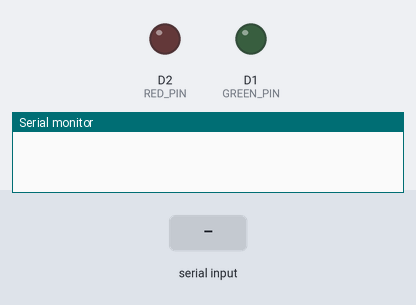
Bench run of a program on a simulated ESP8266 (NodeMCU). Parts: output pins drawn as LEDs (lit = HIGH), the last lines printed to the serial monitor. Dashed ring = blinking. Inputs (shaded band) come from the test bench.

Above: at 1.2 s.
1.3 s: "password_pending\n" received over Serial
At 1.91 s:
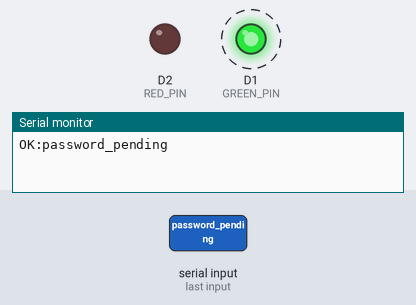
4.3 s: "face_denied\n" received over Serial
At 4.8 s:
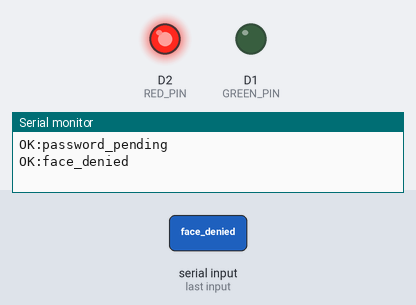
5.8 s: "off\n" received over Serial
At 6.9 s:
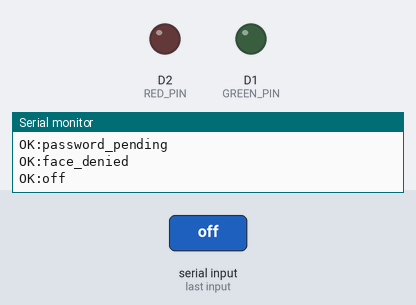
Timing chart, 0 to 8.8 s (numbered marks = the images above; inputs shaded):
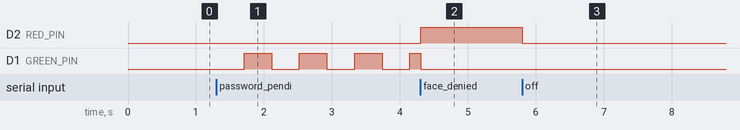

The program:

main.cpp
```cpp
#include <Arduino.h>

constexpr uint8_t RED_PIN = D2;
constexpr uint8_t GREEN_PIN = D1;
constexpr unsigned long BLINK_INTERVAL_MS = 400;
constexpr unsigned long CHALLENGE_TIMEOUT_MS = 120000;

String ledState = "off";
unsigned long stateStartedAt = 0;
unsigned long lastBlinkAt = 0;
bool blinkOn = false;
uint8_t redPulses = 0;
char serialLine[32];
size_t serialLineLength = 0;
bool serialLineOverflow = false;

void setLed(bool red, bool green) {
  digitalWrite(RED_PIN, red ? HIGH : LOW);
  digitalWrite(GREEN_PIN, green ? HIGH : LOW);
}

void applyState(const String& nextState) {
  ledState = nextState;
  stateStartedAt = millis();
  lastBlinkAt = stateStartedAt;
  blinkOn = false;
  redPulses = 0;

  if (ledState == "off" || ledState == "password_pending") {
    setLed(false, false);
  } else if (ledState == "face_denied") {
    setLed(true, false);
  } else if (ledState == "granted") {
    setLed(false, true);
  }
}

bool isValidState(const String& state) {
  return state == "off" || state == "password_pending" || state == "face_denied"
      || state == "password_denied" || state == "granted";
}

void processSerialLine() {
  if (serialLineOverflow) {
    Serial.println("ERR:line-too-long");
    serialLineOverflow = false;
    serialLineLength = 0;
    return;
  }

  serialLine[serialLineLength] = '\0';
  const String state(serialLine);
  if (!isValidState(state)) {
    Serial.println("ERR:invalid-state");
  } else {
    applyState(state);
    Serial.print("OK:");
    Serial.println(state);
  }
  serialLineLength = 0;
}

void processSerial() {
  while (Serial.available() > 0) {
    const char character = static_cast<char>(Serial.read());
    if (character == '\r') continue;
    if (character == '\n') {
      processSerialLine();
    } else if (serialLineLength < sizeof(serialLine) - 1) {
      serialLine[serialLineLength++] = character;
    } else {
      serialLineOverflow = true;
    }
  }
}

void updateLed() {
  const unsigned long now = millis();
  if (ledState == "face_denied" && now - stateStartedAt >= 30000) {
    applyState("off");
  } else if (ledState == "granted" && now - stateStartedAt >= 30000) {
    applyState("off");
  } else if (ledState == "password_pending" && now - stateStartedAt >= CHALLENGE_TIMEOUT_MS) {
    applyState("off");
  } else if (ledState == "password_pending" && now - lastBlinkAt >= BLINK_INTERVAL_MS) {
    lastBlinkAt = now;
    blinkOn = !blinkOn;
    setLed(false, blinkOn);
  } else if (ledState == "password_denied" && now - lastBlinkAt >= 250) {
    lastBlinkAt = now;
    blinkOn = !blinkOn;
    setLed(blinkOn, false);
    if (!blinkOn && ++redPulses >= 10) {
      applyState("off");
    }
  }
}

void setup() {
  pinMode(RED_PIN, OUTPUT);
  pinMode(GREEN_PIN, OUTPUT);
  setLed(false, false);
  Serial.begin(115200);
}

void loop() {
  processSerial();
  updateLed();
  delay(10);
}
```

Measured:
- after the input at 1.3 s, D1 (GREEN_PIN): alternates HIGH for 0.41 s and LOW for 0.41 s, starting after 0.41 s
- after the input at 4.3 s, D2 (RED_PIN): LOW → HIGH at once
- after the input at 5.8 s, D2 (RED_PIN): HIGH → LOW at once
